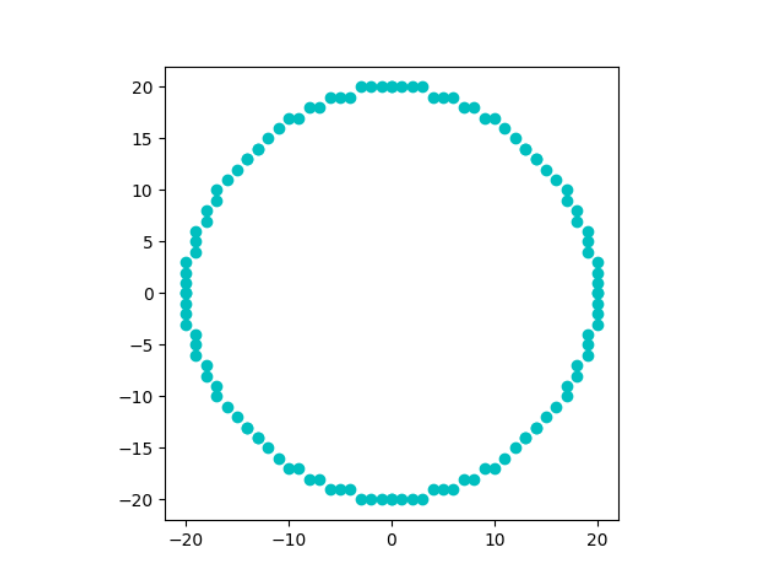

Python code for this plot:
import matplotlib.pyplot as plt

def draw_circle(xc, yc, x, y):
    plt.plot(xc + x, yc + y, 'co')
    plt.plot(xc - x, yc + y, 'co')
    plt.plot(xc + x, yc - y, 'co')
    plt.plot(xc - x, yc - y, 'co')
    plt.plot(xc + y, yc + x, 'co')
    plt.plot(xc - y, yc + x, 'co')
    plt.plot(xc + y, yc - x, 'co')
    plt.plot(xc - y, yc - x, 'co')

def draw_bresenham_circle(xc, yc, r):
    x = 0
    y = r
    d = 3 - 2 * r
    draw_circle(xc, yc, x, y)
    while y >= x:
        x += 1

        if d > 0:
            y -= 1
            d = d + 4 * (x - y) + 10
        else:
            d = d + 4 * x + 6

        draw_circle(xc, yc, x, y)
        print(x, y)

draw_bresenham_circle(0, 0, 20)
plt.axis('scaled')
plt.show()
